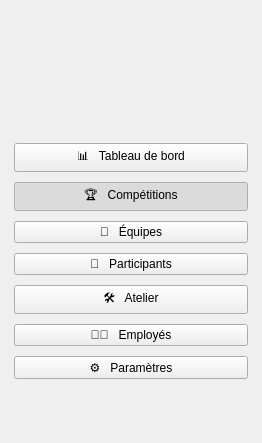
              <widget class="QFrame" name="sidebar">
               <property name="minimumSize">
                <size>
                 <width>262</width>
                 <height>0</height>
                </size>
               </property>
               <property name="maximumSize">
                <size>
                 <width>262</width>
                 <height>16777215</height>
                </size>
               </property>
               <layout class="QVBoxLayout" name="sidebarLayout">
                <property name="spacing">
                 <number>10</number>
                </property>
                <property name="leftMargin">
                 <number>14</number>
                </property>
                <property name="topMargin">
                 <number>26</number>
                </property>
                <property name="rightMargin">
                 <number>14</number>
                </property>
                <property name="bottomMargin">
                 <number>24</number>
                </property>
                <item>
                 <widget class="QLabel" name="logo">
                  <property name="minimumSize">
                   <size>
                    <width>222</width>
                    <height>63</height>
                   </size>
                  </property>
                  <property name="maximumSize">
                   <size>
                    <width>222</width>
                    <height>63</height>
                   </size>
                  </property>
                  <property name="text">
                   <string />
                  </property>
                  <property name="pixmap">
                   <pixmap resource="ressources.qrc">:/images/logo_hacktime_clair.png</pixmap>
                  </property>
                  <property name="scaledContents">
                   <bool>true</bool>
                  </property>
                 </widget>
                </item>
                <item>
                 <spacer name="sidebarGap">
                  <property name="orientation">
                   <enum>Qt::Vertical</enum>
                  </property>
                  <property name="sizeType">
                   <enum>QSizePolicy::Fixed</enum>
                  </property>
                  <property name="sizeHint" stdset="0">
                   <size>
                    <width>20</width>
                    <height>44</height>
                   </size>
                  </property>
                 </spacer>
                </item>
                <item>
                 <widget class="QPushButton" name="btnDashboard">
                  <property name="cursor">
                   <cursorShape>PointingHandCursor</cursorShape>
                  </property>
                  <property name="text">
                   <string>📊   Tableau de bord</string>
                  </property>
                  <property name="checkable">
                   <bool>true</bool>
                  </property>
                  <property name="autoExclusive">
                   <bool>true</bool>
                  </property>
                 </widget>
                </item>
                <item>
                 <widget class="QPushButton" name="btnCompetitions">
                  <property name="cursor">
                   <cursorShape>PointingHandCursor</cursorShape>
                  </property>
                  <property name="text">
                   <string>🏆   Compétitions</string>
                  </property>
                  <property name="checkable">
                   <bool>true</bool>
                  </property>
                  <property name="checked">
                   <bool>true</bool>
                  </property>
                  <property name="autoExclusive">
                   <bool>true</bool>
                  </property>
                 </widget>
                </item>
                <item>
                 <widget class="QPushButton" name="btnEquipes">
                  <property name="cursor">
                   <cursorShape>PointingHandCursor</cursorShape>
                  </property>
                  <property name="text">
                   <string>👥   Équipes</string>
                  </property>
                  <property name="checkable">
                   <bool>true</bool>
                  </property>
                  <property name="autoExclusive">
                   <bool>true</bool>
                  </property>
                 </widget>
                </item>
                <item>
                 <widget class="QPushButton" name="btnParticipants">
                  <property name="cursor">
                   <cursorShape>PointingHandCursor</cursorShape>
                  </property>
                  <property name="text">
                   <string>👤   Participants</string>
                  </property>
                  <property name="checkable">
                   <bool>true</bool>
                  </property>
                  <property name="autoExclusive">
                   <bool>true</bool>
                  </property>
                 </widget>
                </item>
                <item>
                 <widget class="QPushButton" name="btnAtelier">
                  <property name="cursor">
                   <cursorShape>PointingHandCursor</cursorShape>
                  </property>
                  <property name="text">
                   <string>🛠️   Atelier</string>
                  </property>
                  <property name="checkable">
                   <bool>true</bool>
                  </property>
                  <property name="autoExclusive">
                   <bool>true</bool>
                  </property>
                 </widget>
                </item>
                <item>
                 <widget class="QPushButton" name="btnEmployes">
                  <property name="cursor">
                   <cursorShape>PointingHandCursor</cursorShape>
                  </property>
                  <property name="text">
                   <string>🧑‍💼   Employés</string>
                  </property>
                  <property name="checkable">
                   <bool>true</bool>
                  </property>
                  <property name="autoExclusive">
                   <bool>true</bool>
                  </property>
                 </widget>
                </item>
                <item>
                 <widget class="QPushButton" name="btnParametres">
                  <property name="cursor">
                   <cursorShape>PointingHandCursor</cursorShape>
                  </property>
                  <property name="text">
                   <string>⚙️   Paramètres</string>
                  </property>
                  <property name="checkable">
                   <bool>true</bool>
                  </property>
                  <property name="autoExclusive">
                   <bool>true</bool>
                  </property>
                 </widget>
                </item>
                <item>
                 <spacer name="sidebarSpacer">
                  <property name="orientation">
                   <enum>Qt::Vertical</enum>
                  </property>
                  <property name="sizeHint" stdset="0">
                   <size>
                    <width>20</width>
                    <height>40</height>
                   </size>
                  </property>
                 </spacer>
                </item>
               </layout>
              </widget>
